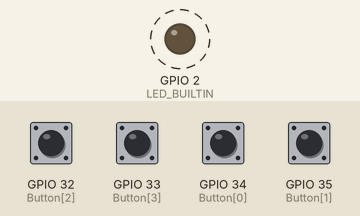
This sketch was run on a simulated ESP32. Parts: output pins drawn as LEDs (lit = HIGH). Dashed ring = blinking. Inputs (shaded band) come from the test bench; at power-on: GPIO 32 (Button[2]), GPIO 33 (Button[3]), GPIO 34 (Button[0]), GPIO 35 (Button[1]) LOW. WiFi joins after 1.5 s; servers stay silent unless stated. At 2.0 s the program puts the board to deep sleep or switches it off; the recording ends there.

Above: at 0.1 s.
Timing chart, 0 to 2.0 s (numbered marks = the images above):
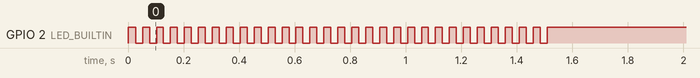

The sketch:

HueTapSwitch.ino
```cpp
/*
  Program written by JelleWho, based on DIYHUE ESP8266
  Board: https://dl.espressif.com/dl/package_esp32_index.json
*/

#include <WiFi.h>
#include <ArduinoOTA.h>

const static byte Button[] = {34, 35, 32, 33};  //Where the buttons are (only 0,2,4,12-15,25-27,32-39. can be used
const static byte HttpID[] = {34, 16, 17, 18};  //Http button ID

const char* ssid = "WiFi name"; // replace with your Wi-Fi name
const char* password = "WiFi password"; // replace with your Wi-Fi password
const char* bridgeIp = "192.168.xxx.xxx"; //replace with the hue emulator device IP

//static ip configuration is necessary to minimize bootup time from deep sleep
IPAddress strip_ip   (192, 168,   0,  95); // choose an unique IP Adress
IPAddress gateway_ip (192, 168,   0,   1); // Router IP
IPAddress subnet_mask(255, 255, 255,   0);


//====================
// END USER CONFIG
//====================
#define LED_BUILTIN 2
#define AmountOfButtons sizeof(Button) / sizeof(byte)
bool ButtonState[AmountOfButtons];
const char* switchType = "ZGPSwitch";
byte mac[6];

void setup() {
  for (byte i = 0; i < AmountOfButtons; i++) {  //For each button
    pinMode(Button[i], INPUT);
    ButtonState[i] = digitalRead(Button[i]);       //Save button states to use later
  }
  pinMode(LED_BUILTIN, OUTPUT);
  digitalWrite(LED_BUILTIN, HIGH);
  WiFi.mode(WIFI_STA);
  WiFi.begin(ssid, password);
  WiFi.config(strip_ip, gateway_ip, subnet_mask);
  WiFi.macAddress(mac);
  while (WiFi.status() != WL_CONNECTED) {
    delay(25);
    digitalWrite(LED_BUILTIN, !digitalRead(LED_BUILTIN));   //Let the LED blink to show we are not connected
  }
  digitalWrite(LED_BUILTIN, HIGH);
  if (esp_sleep_get_wakeup_cause() != ESP_SLEEP_WAKEUP_EXT0) {
    WiFiClient client;
    client.connect(bridgeIp, 80);
    String url = "/switch?devicetype=" + (String)switchType + "&mac=" + macToStr(mac);    //register device
    client.connect(bridgeIp, 80);                             //###Registering device
    client.print(String("GET ") + url + " HTTP/1.1\r\n" +
                 "Host: " + bridgeIp + "\r\n" +
                 "Connection: close\r\n\r\n");
  }

  if ((ButtonState[0] == HIGH or digitalRead(Button[0]) == HIGH) and
      (ButtonState[3] == HIGH or digitalRead(Button[3]) == HIGH))   //if button 1&4 are HIGH (Where are are pressed)
  {
    ArduinoOTA.begin();
  } else {
    for (byte i = 0; i < AmountOfButtons; i++) {                  //For each button
      if (ButtonState[i] or digitalRead(Button[i]) == HIGH) {     //if button was or is pressed
        sendHttpRequest(HttpID[i]);                               //Send Http request with appropriate buttonID
        delay(1000);  //My hub doesn't seem to like updates being hammered into it, this delay will just make sure we send more updates a bit later
      }
    }
    Sleep();
  }
}
void loop() {
  ArduinoOTA.handle();

#define EveryXms 500
  static unsigned long LastTime;
  if (millis() > LastTime + EveryXms) {                     //If it's time to update
    LastTime = LastTime + EveryXms;                         //Set new LastTime updated
    digitalWrite(LED_BUILTIN, !digitalRead(LED_BUILTIN));   //Blink LED
  }

#define AutoSleepAfterXms 10 * 60 *1000
  if (millis() > AutoSleepAfterXms or                               //If we need to go to auto sleep (OTA requested but not used)
  digitalRead(Button[1]) == HIGH or digitalRead(Button[1]) == HIGH) //If button 2 or 3 is pressed (Maybe user didn't want OTA?)
  {
    Sleep();
  }
}
void sendHttpRequest(int button) {
  WiFiClient client;
  String url = "/switch?mac=" + macToStr(mac) + "&button=" + button;
  client.connect(bridgeIp, 80);
  client.print(String("GET ") + url + " HTTP/1.1\r\n" +
               "Host: " + bridgeIp + "\r\n" +
               "Connection: close\r\n\r\n");
}
void Sleep() {
  yield();
  delay(100);    //Just in case there still things to handle off in the background

  uint64_t Mask = 0xF00000000;

  //  uint32_t MaskTemp = Mask >> 32;
  //  unsigned long long1 = (unsigned long)((MaskTemp & 0xFFFF0000) >> 16 );
  //  unsigned long long2 = (unsigned long)((MaskTemp & 0x0000FFFF));
  //  String hex = String(long1, HEX) + String(long2, HEX); // six octets
  //  Serial.print("mask=");
  //  Serial.print(hex);
  //  Serial.println("_");

  esp_sleep_enable_ext1_wakeup(Mask, ESP_EXT1_WAKEUP_ANY_HIGH); //Set how the module can be woken up
  esp_deep_sleep_start();                             //go right now into sleep mode
}
String macToStr(const byte* mac) {
  String result;
  for (int i = 0; i < 6; ++i) {
    result += String(mac[i], 16);
    if (i < 5)
      result += ':';
  }
  return result;
}
```

Measured:
- by itself, GPIO 2 (LED_BUILTIN): alternates HIGH for 0.03 s and LOW for 0.03 s, 61 changes in all, then stays HIGH
